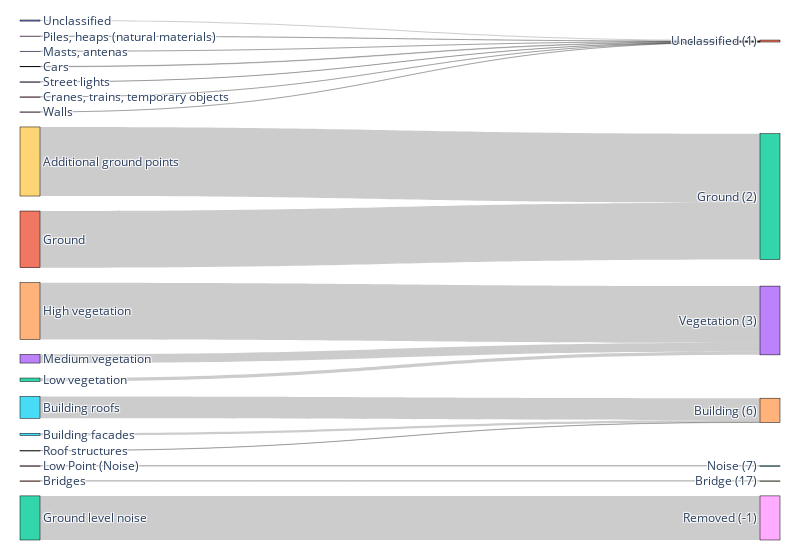

Write notebook code for a chart like this one.
### Code cell
import plotly.graph_objects as go

fig = go.Figure(data=[go.Sankey(
    node = dict(
      pad = 15,
      thickness = 20,
      line = dict(color = "black", width = 0.5),
      label = all_diagram_elements.class_name,
      #color = "blue"
    ),
    link = dict(
      source = sankey_df.index_new,
      target = sankey_df.index_prev,
      value = sankey_df.nb_points
  ))])

fig.update_layout(
    autosize=False,
    width=800,
    #height=800,
    margin=dict(l=20, r=20, t=20, b=20),
)

fig.show()

### Figure 1 — Plotly figure (JSON) as saved in the notebook; plotly's stock layout.template omitted (floating-point values rounded to 4 significant figures)
{"data": [{"link": {"source": [0, 1, 2, 3, 4, 5, 6, 8, 10, 11, 12, 13, 14, 15, 16, 17, 18, 19], "target": [21, 22, 23, 23, 23, 24, 25, 21, 21, 27, 28, 21, 21, 24, 21, 24, 21, 22], "value": [117150, 6030981, 367313, 910833, 6036875, 2317897, 10849, 12006, 7477, 1079, 4691151, 4269, 57585, 239304, 2253, 27506, 8629, 7346626]}, "node": {"label": ["Unclassified", "Ground", "Low vegetation", "Medium vegetation", "High vegetation", "Building roofs", "Low Point (Noise)", "Water", "Piles, heaps (natural materials)", "Cables", "Masts, antenas", "Bridges", "Ground level noise", "Street lights", "Cars", "Building facades", "Cranes, trains, temporary objects", "Roof structures", "Walls", "Additional ground points", "Water (synthetic points)", "Unclassified (1)", "Ground (2)", "Vegetation (3)", "Building (6)", "Noise (7)", "Water (9)", "Bridge (17)", "Removed (-1)"], "line": {"color": "black", "width": 0.5}, "pad": 15, "thickness": 20}, "type": "sankey"}], "layout": {"autosize": false, "margin": {"b": 20, "l": 20, "r": 20, "t": 20}, "width": 800}}
